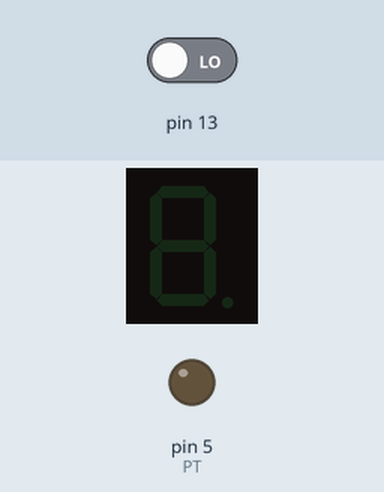
Bench run of a sketch on a simulated Arduino Uno, built with avr-gcc and run on an emulated ATmega328P. Parts: 1-digit seven-segment display, output pins drawn as LEDs (lit = HIGH). Wiring (inferred from the names in the program): 1-digit 7-segment display, segments lit when HIGH: segments pin 7, pin 6, pin 4, pin 3, pin 2, pin 9, pin 10. Inputs (shaded band) come from the test bench; at power-on: pin 13 LOW. The segment pins are drawn as the display they are named for; pins used as bus, display or sensor lines are not drawn.

Above: at 1.2 s.
1.3 s: pin 13 driven HIGH
At 1.6 s:
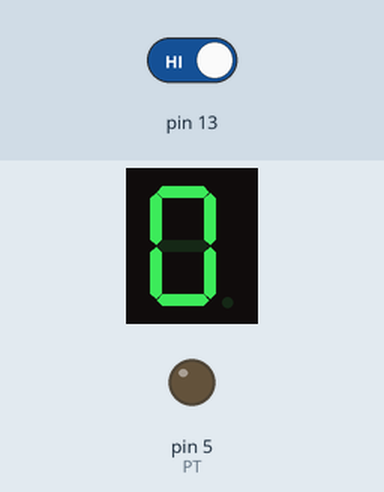
4.3 s: pin 13 driven LOW
At 4.7 s:
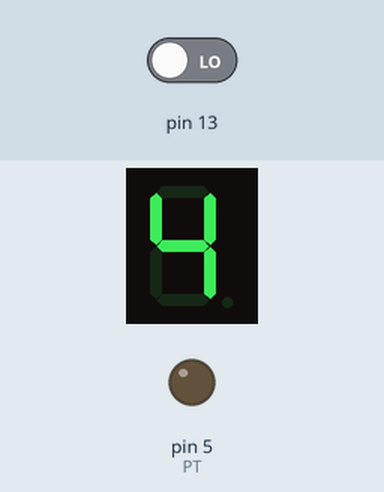
Timing chart, 0 to 7.3 s (numbered marks = the images above; inputs shaded):
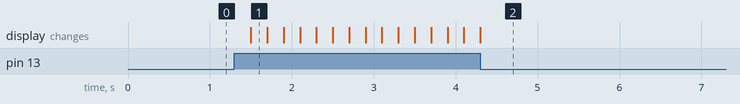

The sketch:

botao_display_de_sete_segmentos1.ino
```cpp
// C++ code
//
const int A = 7;
const int B = 6;
const int C = 4;
const int D = 3;
const int E = 2;
const int F = 9;
const int G = 10;

const int PT = 5;
int x =0;

boolean ligabotao = false;
const int l = 1, d = 0;

void setup()
{
  pinMode(13, INPUT);
  pinMode(A, OUTPUT);
  pinMode(B, OUTPUT);
  pinMode(C, OUTPUT);
  pinMode(D, OUTPUT);
  pinMode(E, OUTPUT);
  pinMode(F, OUTPUT);
  pinMode(G, OUTPUT);
  pinMode(PT, OUTPUT);
}

void loop()
{
  if(digitalRead(13)) {
    delay(200);
    if(x==0) {
      digitalWrite(A, l); //0
      digitalWrite(B, l);
      digitalWrite(C, l);
      digitalWrite(D, l);
      digitalWrite(E, l);
      digitalWrite(F, l);
      digitalWrite(G, d);
    }
    if(x==1) {
      digitalWrite(A, d); //1
      digitalWrite(B, l);
      digitalWrite(C, l);
      digitalWrite(D, d);
      digitalWrite(E, d);
      digitalWrite(F, d);
      digitalWrite(G, d);
    }
    if(x==2) {
      digitalWrite(A, l); //2
      digitalWrite(B, l);
      digitalWrite(C, d);
      digitalWrite(D, l);
      digitalWrite(E, l);
      digitalWrite(F, d);
      digitalWrite(G, l);
    }
    if(x==3) {
      digitalWrite(A, l); //3
      digitalWrite(B, l);
      digitalWrite(C, l);
      digitalWrite(D, l);
      digitalWrite(E, d);
      digitalWrite(F, d);
      digitalWrite(G, l);
    }
    if(x==4) {
      digitalWrite(A, d); //4
      digitalWrite(B, l);
      digitalWrite(C, l);
      digitalWrite(D, d);
      digitalWrite(E, d);
      digitalWrite(F, l);
      digitalWrite(G, l);
    }
    if(x==5) {
      digitalWrite(A, l); //5
      digitalWrite(B, d);
      digitalWrite(C, l);
      digitalWrite(D, l);
      digitalWrite(E, d);
      digitalWrite(F, l);
      digitalWrite(G, l);
    }
    if(x==6) {
      digitalWrite(A, l); //6
      digitalWrite(B, d);
      digitalWrite(C, l);
      digitalWrite(D, l);
      digitalWrite(E, l);
      digitalWrite(F, l);
      digitalWrite(G, l);
    }
    if(x==7) {
      digitalWrite(A, l); //7
      digitalWrite(B, l);
      digitalWrite(C, l);
      digitalWrite(D, d);
      digitalWrite(E, d);
      digitalWrite(F, d);
      digitalWrite(G, d);
    }
    if(x==8) {
      digitalWrite(A, l); //8
      digitalWrite(B, l);
      digitalWrite(C, l);
      digitalWrite(D, l);
      digitalWrite(E, l);
      digitalWrite(F, l);
      digitalWrite(G, l);
    }
    if(x==9) {
      digitalWrite(A, l); //9
      digitalWrite(B, l);
      digitalWrite(C, l);
      digitalWrite(D, l);
      digitalWrite(E, d);
      digitalWrite(F, l);
      digitalWrite(G, l);
      x=-1;
    }
    x++;
  }
}
```

Measured:
- after the input at 1.3 s, the display: changes after 0.20 s (image 1)
